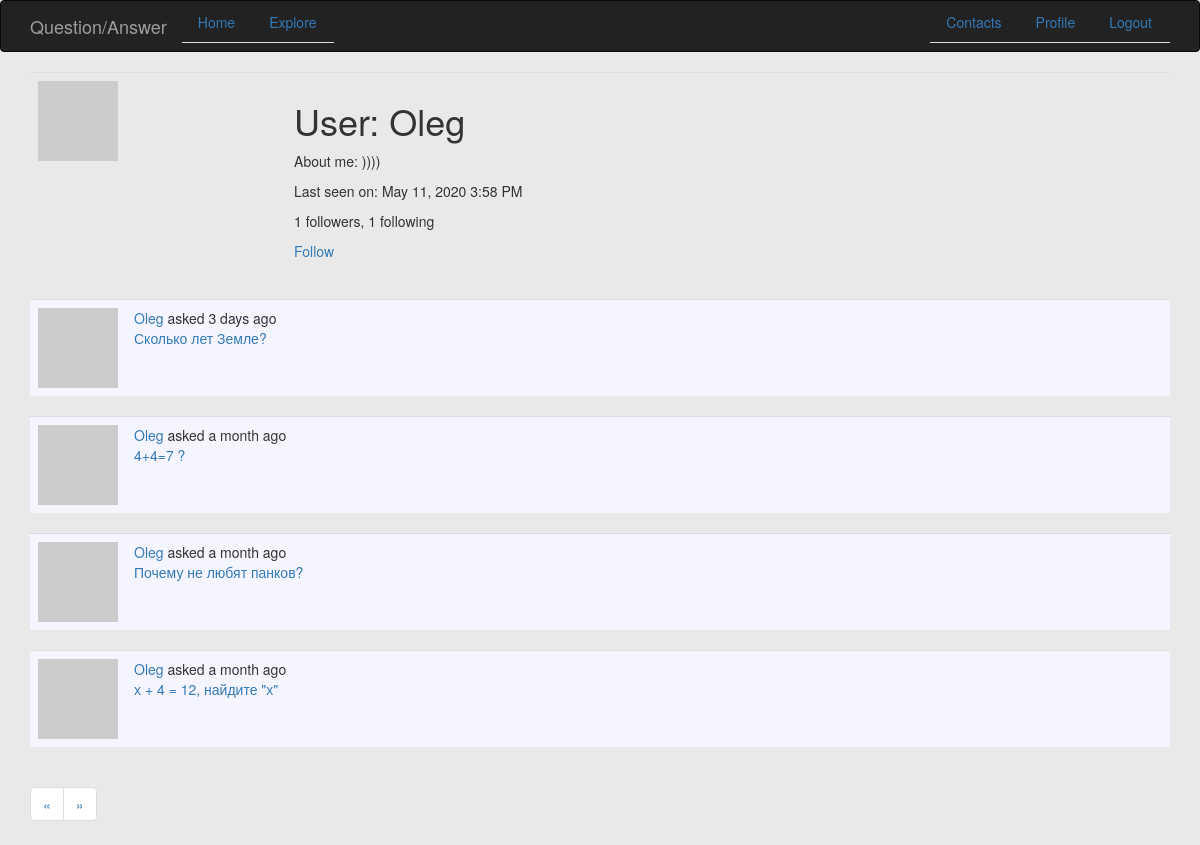
Screenshot of /user/Oleg (signed in) with the database file from the repository.
### app/models.py (models this page shows, shortened)
class User(UserMixin, db.Model):
    id = db.Column(db.Integer, primary_key=True)
    username = db.Column(db.String(64), index=True, unique=True)
    email = db.Column(db.String(120), index=True, unique=True)
    password_hash = db.Column(db.String(128))
    posts = db.relationship('Post', backref='author', lazy='dynamic')
    answers = db.relationship('Answer', backref='author', lazy='dynamic')
    about_me = db.Column(db.String(140))
    last_seen = db.Column(db.DateTime, default=datetime.utcnow)
    followed = db.relationship(
        'User', secondary=followers,
        primaryjoin=(followers.c.follower_id == id),
        secondaryjoin=(followers.c.followed_id == id),
        backref=db.backref('followers', lazy='dynamic'), lazy='dynamic')
    def avatar(self, size):
        digest = md5(self.email.lower().encode('utf-8')).hexdigest()
        return 'https://www.gravatar.com/avatar/{}?d=identicon&s={}'.format(
            digest, size)
    def is_following(self, user):
        return self.followed.filter(
            followers.c.followed_id == user.id).count() > 0

class Post(db.Model):
    id = db.Column(db.Integer, primary_key=True)
    body = db.Column(db.String(140))
    timestamp = db.Column(db.DateTime, index=True, default=datetime.utcnow)
    user_id = db.Column(db.Integer, db.ForeignKey('user.id'))
    answers = db.relationship('Answer', backref='post', lazy='dynamic')

### app/routes.py (the view)
@app.route('/user/<username>')
@login_required
def user(username):
    user = User.query.filter_by(username=username).first_or_404()
    page = request.args.get('page', 1, type=int)
    posts = user.posts.order_by(Post.timestamp.desc()).paginate(
        page, app.config['POSTS_PER_PAGE'], False)
    next_url = url_for('user', username=user.username, page=posts.next_num) \
        if posts.has_next else None
    prev_url = url_for('user', username=user.username, page=posts.prev_num) \
        if posts.has_prev else None
    return render_template('user.html', user=user, posts=posts.items,
                           next_url=next_url, prev_url=prev_url)

### app/models.py (called while the page is built)
@login.user_loader
def load_user(id):
    return User.query.get(int(id))

### app/routes.py (called while the page is built)
@app.before_request
def before_request():
    if current_user.is_authenticated:
        current_user.last_seen = datetime.utcnow()
        db.session.commit()
    g.locale = str(get_locale())

### app/templates/user.html
{% extends "base.html" %}
{% block app_content %}
    <table class="table table-hover">
        <tr>
            <td width="256px"><img src="{{ user.avatar(200) }}"></td>
            <td>
                <h1>{{ _('User') }}: {{ user.username }}</h1>
                {% if user.about_me %}
                	<p>{{ _('About me') }}:  {{ user.about_me }}</p>
                {% endif %}
                {% if user.last_seen %}
                	<p>{{ _('Last seen on') }}: {{ moment(user.last_seen).format('LLL') }}</p>
                {% endif %}
                <p>{{ _('%(count)d followers', count=user.followers.count()) }}, {{ _('%(count)d following', count=user.followed.count()) }}</p>
                {% if user == current_user %}
                <p><a href="{{ url_for('edit_profile') }}">{{ _('Edit your profile') }}</a></p>
                {% elif not current_user.is_following(user) %}
                <p><a href="{{ url_for('follow', username=user.username) }}">{{ _('Follow') }}</a></p>
                {% else %}
                <p><a href="{{ url_for('unfollow', username=user.username) }}">{{ _('Unfollow') }}</a></p>
                {% endif %}
            </td>
        </tr>
    </table>
    {% for post in posts %}
        {% include '_post.html' %}
    {% endfor %}
    <nav aria-label="Page navigation example">
      <ul class="pagination">
        <li class="page-item">
          <a class="page-link" href="{{ prev_url or '#' }}" aria-label="Previous">
            <span aria-hidden="true">&laquo;</span>
          </a>
        </li>
        <li class="page-item">
          <a class="page-link" href="{{ next_url or '#' }}" aria-label="Next">
            <span aria-hidden="true">&raquo;</span>
          </a>
        </li>
      </ul>
    </nav>
{% endblock %}

### app/templates/_post.html (shortened to what this page needs)
<table class="table table-hover" style="background-color:#F5F5FF">
    <tr>
        <td width="70px">
            <a href="{{ url_for('user', username=post.author.username) }}">
                <img src="{{ post.author.avatar(70) }}" />
            </a>
        </td>
        <td>
            {{ _('%(username)s asked %(when)s',
                username=user_link, when=moment(post.timestamp).fromNow()) }}
            <br>
            <a href="{{url_for('question', quest_id = post.id)}}"> {{post.body}} </a>
        </td>
    </tr>
</table>

### rows the page displays
User: username "Oleg", about_me "))))", last_seen "May 11, 2020 3:58 PM"
Post: body "Сколько лет Земле?"
Post: body "4+4=7 ?"
Post: body "Почему не любят панков?"
Post: body "х + 4 = 12, найдите \"х\""
